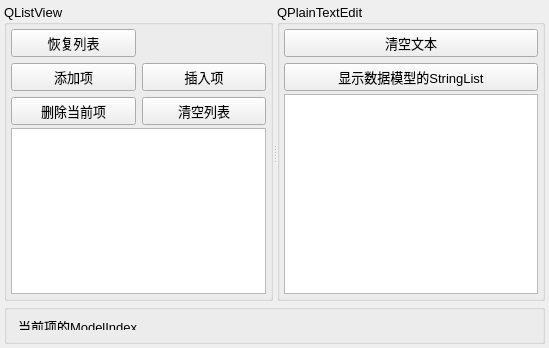
<?xml version="1.0" encoding="UTF-8"?>
<ui version="4.0">
 <class>Widget</class>
 <widget class="QWidget" name="Widget">
  <property name="geometry">
   <rect>
    <x>0</x>
    <y>0</y>
    <width>549</width>
    <height>348</height>
   </rect>
  </property>
  <property name="font">
   <font>
    <pointsize>10</pointsize>
   </font>
  </property>
  <property name="windowTitle">
   <string>Demo4_2, QListView的使用</string>
  </property>
  <layout class="QVBoxLayout" name="verticalLayout_4">
   <property name="spacing">
    <number>3</number>
   </property>
   <property name="leftMargin">
    <number>4</number>
   </property>
   <property name="topMargin">
    <number>4</number>
   </property>
   <property name="rightMargin">
    <number>4</number>
   </property>
   <property name="bottomMargin">
    <number>4</number>
   </property>
   <item>
    <widget class="QSplitter" name="splitter">
     <property name="orientation">
      <enum>Qt::Horizontal</enum>
     </property>
     <widget class="QGroupBox" name="groupBox">
      <property name="title">
       <string>QListView</string>
      </property>
      <layout class="QVBoxLayout" name="verticalLayout_3">
       <property name="spacing">
        <number>3</number>
       </property>
       <property name="leftMargin">
        <number>4</number>
       </property>
       <property name="topMargin">
        <number>4</number>
       </property>
       <property name="rightMargin">
        <number>4</number>
       </property>
       <property name="bottomMargin">
        <number>4</number>
       </property>
       <item>
        <layout class="QGridLayout" name="gridLayout">
         <item row="0" column="0">
          <widget class="QPushButton" name="btnList_Reset">
           <property name="text">
            <string>恢复列表</string>
           </property>
          </widget>
         </item>
         <item row="1" column="0">
          <widget class="QPushButton" name="btnList_Append">
           <property name="text">
            <string>添加项</string>
           </property>
          </widget>
         </item>
         <item row="1" column="1">
          <widget class="QPushButton" name="btnList_Insert">
           <property name="text">
            <string>插入项</string>
           </property>
          </widget>
         </item>
         <item row="2" column="0">
          <widget class="QPushButton" name="btnList_Delete">
           <property name="text">
            <string>删除当前项</string>
           </property>
          </widget>
         </item>
         <item row="2" column="1">
          <widget class="QPushButton" name="btnList_Clear">
           <property name="text">
            <string>清空列表</string>
           </property>
          </widget>
         </item>
        </layout>
       </item>
       <item>
        <widget class="QListView" name="listView"/>
       </item>
      </layout>
     </widget>
     <widget class="QGroupBox" name="groupBox_2">
      <property name="title">
       <string>QPlainTextEdit</string>
      </property>
      <layout class="QVBoxLayout" name="verticalLayout_2">
       <property name="spacing">
        <number>3</number>
       </property>
       <property name="leftMargin">
        <number>4</number>
       </property>
       <property name="topMargin">
        <number>4</number>
       </property>
       <property name="rightMargin">
        <number>4</number>
       </property>
       <property name="bottomMargin">
        <number>4</number>
       </property>
       <item>
        <layout class="QVBoxLayout" name="verticalLayout">
         <item>
          <widget class="QPushButton" name="btnText_Clear">
           <property name="text">
            <string>清空文本</string>
           </property>
          </widget>
         </item>
         <item>
          <widget class="QPushButton" name="btnText_Display">
           <property name="text">
            <string>显示数据模型的StringList</string>
           </property>
          </widget>
         </item>
        </layout>
       </item>
       <item>
        <widget class="QPlainTextEdit" name="plainTextEdit"/>
       </item>
      </layout>
     </widget>
    </widget>
   </item>
   <item>
    <widget class="QGroupBox" name="groupBox_3">
     <property name="maximumSize">
      <size>
       <width>16777215</width>
       <height>40</height>
      </size>
     </property>
     <property name="title">
      <string/>
     </property>
     <layout class="QHBoxLayout" name="horizontalLayout">
      <item>
       <widget class="QLabel" name="LabInfo">
        <property name="text">
         <string>当前项的ModelIndex</string>
        </property>
       </widget>
      </item>
     </layout>
    </widget>
   </item>
  </layout>
 </widget>
 <layoutdefault spacing="6" margin="11"/>
 <resources/>
 <connections/>
</ui>
